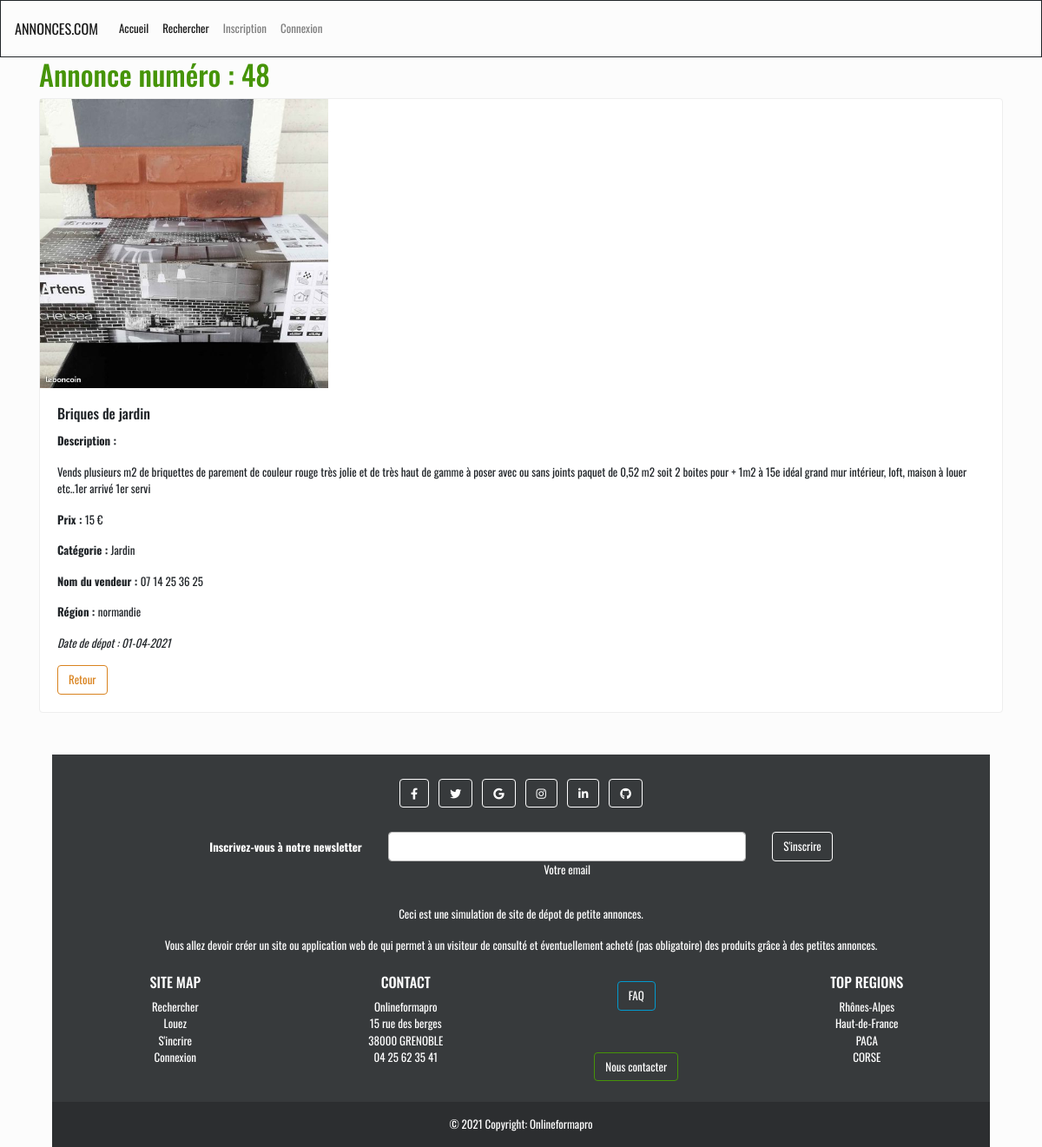
The app's page /details_annonce&id_details=48 with its own data.
### tables this page shows
CREATE TABLE IF NOT EXISTS `annonces` (
  `id_annonce` int(11) NOT NULL AUTO_INCREMENT,
  `nom_annonce` varchar(225) NOT NULL,
  `description_annonce` text NOT NULL,
  `prix_annonce` decimal(10,0) NOT NULL,
  `photo_annonce` varchar(255) NOT NULL,
  `date_depot` datetime NOT NULL,
  `categorie_id` int(11) NOT NULL,
  `utilisateur_id` int(11) NOT NULL,
  `regions_id` int(11) NOT NULL,
  PRIMARY KEY (`id_annonce`),
  KEY `Id de la catégorie` (`categorie_id`),
  KEY `categorie_id` (`categorie_id`),
  KEY `utilisateur_id` (`utilisateur_id`),
  KEY `regions_id` (`regions_id`)
);

CREATE TABLE IF NOT EXISTS `categories` (
  `id_categorie` int(11) NOT NULL AUTO_INCREMENT,
  `type_categorie` varchar(255) NOT NULL,
  PRIMARY KEY (`id_categorie`)
);

CREATE TABLE IF NOT EXISTS `utilisateurs` (
  `id_utilisateur` int(11) NOT NULL AUTO_INCREMENT,
  `nom_utilisateur` varchar(255) NOT NULL,
  `email_utilisateur` varchar(255) NOT NULL,
  `password_utilisateur` varchar(255) NOT NULL,
  PRIMARY KEY (`id_utilisateur`)
);

CREATE TABLE IF NOT EXISTS `regions` (
  `id_regions` int(11) NOT NULL AUTO_INCREMENT,
  `nom_region` varchar(255) NOT NULL,
  PRIMARY KEY (`id_regions`)
);

### controlleurs/AnnoncesControlleur.php (called while the page is built, shortened)
<?php
require_once "../modeles/Annonces_modele.php";
function afficherDetails(){
    $annonce = new Annonces_modele();
    $details = $annonce->afficherDetailsUneAnnonce();
    require_once "../vues/annonces/details_annonce.php";
}

### modeles/Annonces_modele.php (called while the page is built, shortened)
<?php
class Annonces_modele extends Database_modele
{
        ?>
        <?php
    public function afficherDetailsUneAnnonce(){
        $db = $this->getPDO();
        $sql = "SELECT * FROM annonces INNER JOIN utilisateurs ON annonces.utilisateur_id = utilisateurs.id_utilisateur INNER JOIN categories ON annonces.categorie_id = categories.id_categorie INNER JOIN regions ON annonces.regions_id = regions.id_regions WHERE id_annonce = ?";
        $this->id_annonce = $_GET['id_details'];
        $request = $db->prepare($sql);
        $request->bindParam(1, $this->id_annonce);
        $request->execute();
        $details = $request->fetch(PDO::FETCH_ASSOC);
        return $details;
    }
}

### vues/annonces/details_annonce.php (the view)
<h1 class="text-success">Annonce numéro : <?= $details['id_annonce'] ?></h1>
<div id="annonce-card" class="card">
    <img width="30%"  class="" src="~/<?= $details['photo_annonce'] ?>"
         alt="<?= $details['nom_annonce'] ?>" title="<?= $details['nom_annonce'] ?>">
    <div class="card-body">
        <h5 class="card-title"><?= $details['nom_annonce'] ?></h5>
        <p class="card-text"><b>Description :</b></p>
        <p><?= $details['description_annonce'] ?></p>
        <p><b>Prix : </b><?= $details['prix_annonce'] ?> €</p>
        <p><b>Catégorie : </b><?= $details['type_categorie'] ?></p>
        <p><b>Nom du vendeur : </b><?= $details['nom_utilisateur'] ?></p>
        <p><b>Région : </b><?= $details['nom_region'] ?></p>
        <?php
        $date_depot = new DateTime($details['date_depot']);
        ?>
        <p><em>Date de dépot : <?= $date_depot->format('d-m-Y') ?></em></p>
        <?php
        if(isset($_SESSION['connecter_utilisateur']) && $_SESSION['connecter_utilisateur'] === true){
            ?>
            <a href="gestion_annonces" type="button" class="btn btn-outline-warning">Retour</a>
            <?php
        }else{
            ?>
            <a href="accueil?page=1" type="button" class="btn btn-outline-warning">Retour</a>
            <?php
        }
        ?>
    </div>
</div>

### public/css/globales.css (style rules this page uses)
html { margin: 0; padding: 0; box-sizing: border-box; }
body { font-family: 'Oswald', sans-serif; }
#annonce-card { height: 100%; }

### records on screen
annonces: id_annonce "48", photo_annonce (picture), nom_annonce "Briques de jardin", description_annonce "Vends plusieurs m2 de briquettes de parement de couleur rouge très jolie et de très haut de gamme à poser avec ou sans joints paquet de 0,52 m2 soit 2 boites pour + 1m2 à 15e idéal grand mur intérieur, loft, maison à louer etc..1er arrivé 1er servi", prix_annonce "15", categorie.type_categorie "Jardin", utilisateur.nom_utilisateur "07 14 25 36 25", regions.nom_region "normandie", date_depot "01-04-2021"
